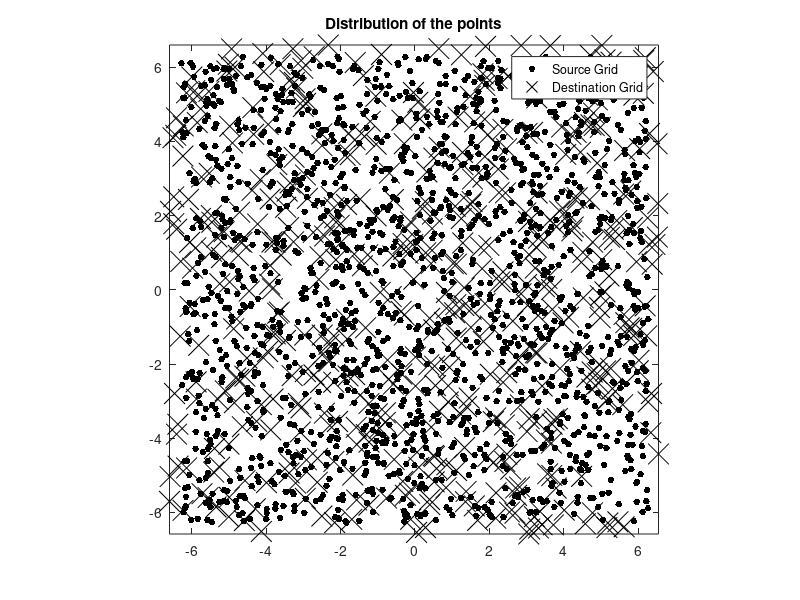

MATLAB code to generate this figure: (Note: this script raises an error after producing the figure.)
%% Unstructured Grid
% This examples shows how to use ConstructProjector2D on unstructured
% grids. Two sets of points are generated randomly. 
clear;clc; close all
%% Initializing Part I
disp('- Initializing')
rSource=2*pi;
rDestination=rSource*1.05; % This slightly bigger radius causes some points
                           % on destination grid being outside of the
                           % source grid; hence, on those points it is
                           % actually extrapolation and not interpolation.

ns=1600;
nd=500;

nPoly=2; % We gonna fit a fourth order polynomial, 
         % i.e. sum_{n,m=0}^{n,m=nPoly} x^n*y^m 
nInterp=1.5; % nInterp is positive, Therefore, any point within 1.5 distance
             % of the destination point is going to be used. If there are
             % not enough points, the code would generate a warning and
             % increases the radius.
%% Generating the Source grid
disp('- Generating the Source grid')
xs=rand(ns,1)*2*rSource-rSource;
ys=rand(ns,1)*2*rSource-rSource;

%% Generating the Destination Grid
disp('- Generating the Destination Grid')
xd=rand(nd,1)*2*rDestination-rDestination;
yd=rand(nd,1)*2*rDestination-rDestination;

%% Ploting source and destination grid
figure
plot(xs,ys,'k.','MarkerSize',15);
hold on
plot(xd,yd,'kx','MarkerSize',15);
axis tight
axis square
legend('Source Grid','Destination Grid')
title('Distribution of the points')

%% Generating the interpolant
disp('- Generating the interpolant')
P=ConstructPolyInterpolant2D(xs,ys,xd,yd,nPoly,nInterp);

%% Generating sum data
disp('- Generating sum data and interpolating')
F1=@(x,y) (sin(sqrt(x.^2+y.^2)));
F2=@(x,y) (sin(x).*cos(y));
F3=@(x,y) (exp(-sqrt(x.^2+y.^2)));
F4=@(x,y,x0,y0) (exp(-sqrt((x-x0).^2+(y-y0).^2)));

z=zeros(ns,4);
z(:,1)=F1(xs,ys);
z(:,2)=F2(xs,ys);
z(:,3)=F3(xs,ys);
z(:,4)=F4(xs,ys,0,0);

z_Analytic=zeros(nd,4);
z_Analytic(:,1)=F1(xd,yd);
z_Analytic(:,2)=F2(xd,yd);
z_Analytic(:,3)=F3(xd,yd);
z_Analytic(:,4)=F4(xd,yd,0,0);

%% Interpolating
z_interp=P*z;

% Note that since the points are randomly generated the RMSE would change
% each time. Depending on how the points are distributed you may get very
% good or very bad RMSE.
RMSE=sqrt(mean( (z_interp-z_Analytic).^2 ));

%% plotting
figure
for i=1:4
  subplot(2,2,i)
  plot(z_interp(:,i),'k.','MarkerSize',15);
  hold on
  plot(z_Analytic(:,i),'kx','MarkerSize',15);
  legend('Interpolated','Analytic');
  title(['RMSE= ' num2str(RMSE(i))]);
end







